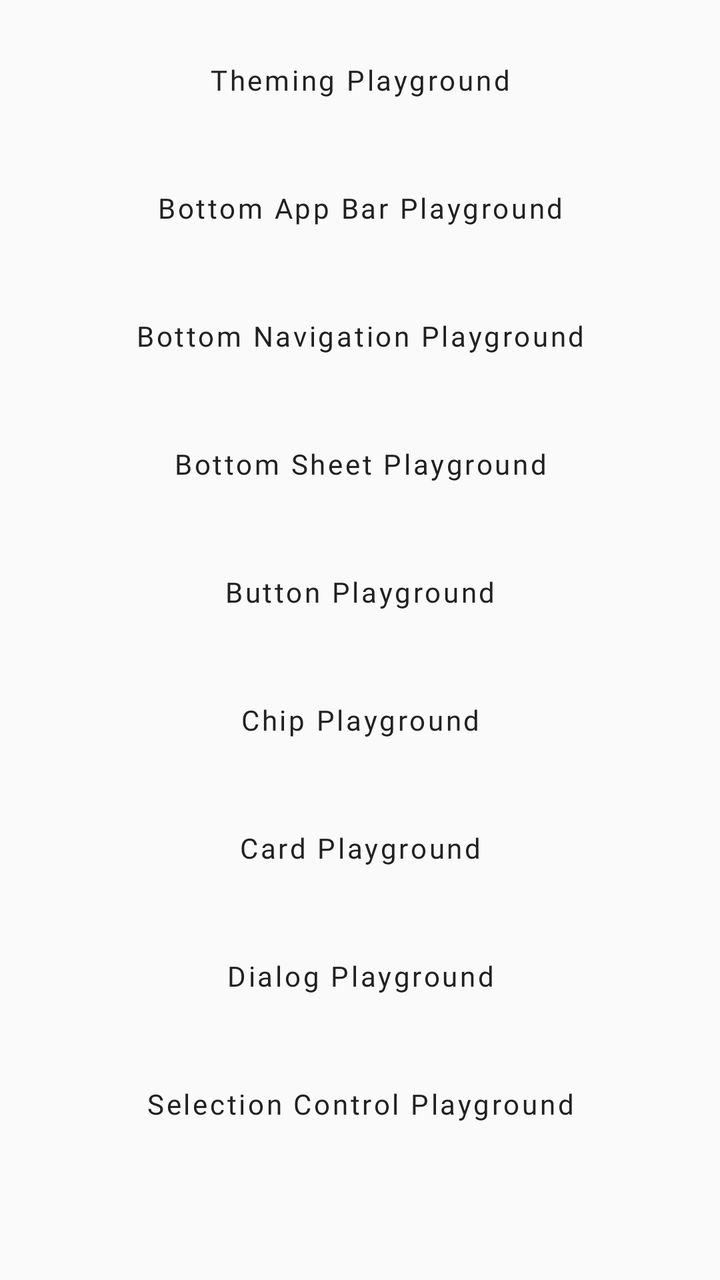
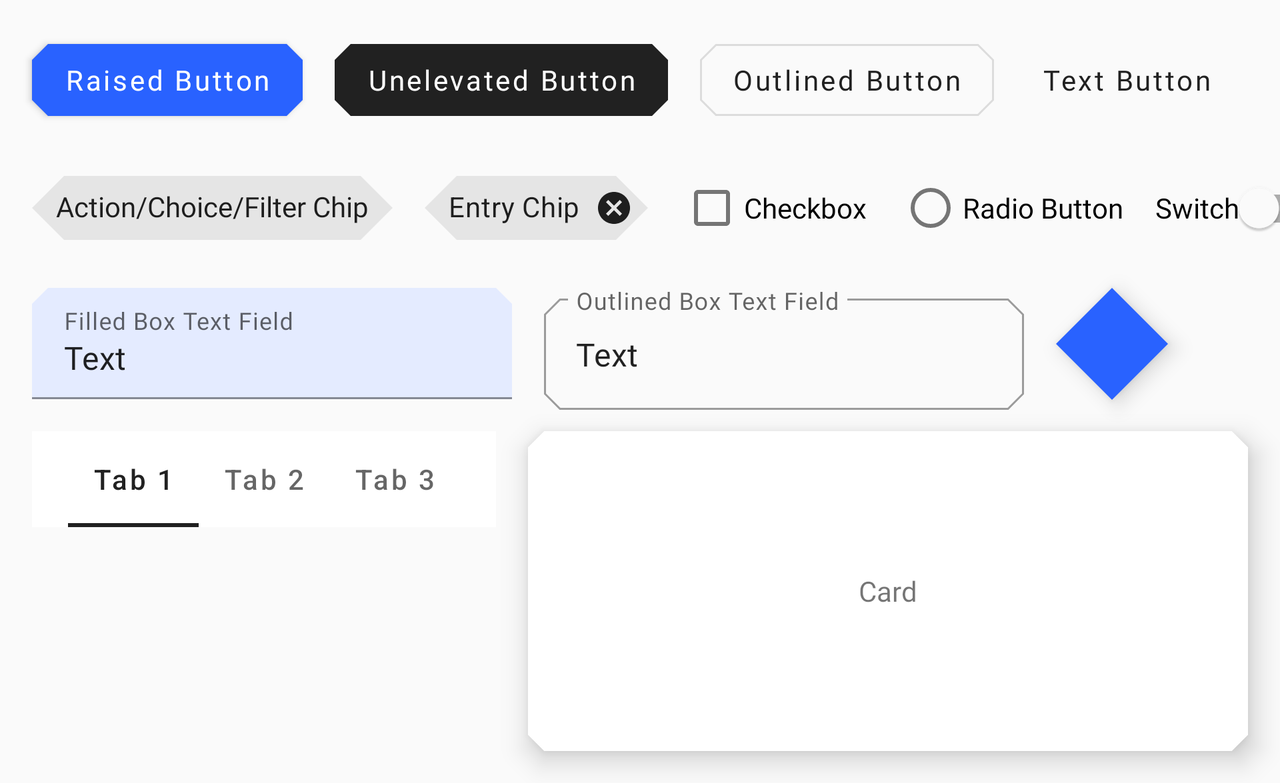

Two renders of one Android screen. The first uses the default layout on a phone; the second uses the alternative layout the repository ships for a different screen configuration, on a matching device. The two XML files are below.
<!-- AndroidManifest.xml: application theme AppTheme -->
<!-- res/layout/activity_main.xml -->
<?xml version="1.0" encoding="utf-8"?>
<ScrollView
        xmlns:android="http://schemas.android.com/apk/res/android"
        xmlns:app="http://schemas.android.com/apk/res-auto"
        android:layout_width="match_parent"
        android:layout_height="match_parent">

    <androidx.constraintlayout.widget.ConstraintLayout
            android:layout_width="match_parent"
            android:layout_height="wrap_content"
            android:padding="16dp"
            android:clipToPadding="false">

        <com.google.android.material.button.MaterialButton
                android:id="@+id/themingPlaygroundButton"
                android:layout_width="0dp"
                android:layout_height="wrap_content"
                app:layout_constraintTop_toTopOf="parent"
                app:layout_constraintStart_toStartOf="parent"
                app:layout_constraintEnd_toEndOf="parent"
                style="@style/Widget.MaterialComponents.Button.TextButton"
                android:text="Theming Playground" />

        <com.google.android.material.button.MaterialButton
                android:id="@+id/bottomAppBarPlaygroundButton"
                android:layout_width="0dp"
                android:layout_height="wrap_content"
                android:layout_marginTop="16dp"
                app:layout_constraintTop_toBottomOf="@id/themingPlaygroundButton"
                app:layout_constraintStart_toStartOf="parent"
                app:layout_constraintEnd_toEndOf="parent"
                style="@style/Widget.MaterialComponents.Button.TextButton"
                android:text="Bottom App Bar Playground" />

        <com.google.android.material.button.MaterialButton
                android:id="@+id/bottomNavigationPlaygroundButton"
                android:layout_width="0dp"
                android:layout_height="wrap_content"
                android:layout_marginTop="16dp"
                app:layout_constraintTop_toBottomOf="@id/bottomAppBarPlaygroundButton"
                app:layout_constraintStart_toStartOf="parent"
                app:layout_constraintEnd_toEndOf="parent"
                style="@style/Widget.MaterialComponents.Button.TextButton"
                android:text="Bottom Navigation Playground" />

        <com.google.android.material.button.MaterialButton
                android:id="@+id/bottomSheetPlaygroundButton"
                android:layout_width="0dp"
                android:layout_height="wrap_content"
                android:layout_marginTop="16dp"
                app:layout_constraintTop_toBottomOf="@id/bottomNavigationPlaygroundButton"
                app:layout_constraintStart_toStartOf="parent"
                app:layout_constraintEnd_toEndOf="parent"
                style="@style/Widget.MaterialComponents.Button.TextButton"
                android:text="Bottom Sheet Playground" />

        <com.google.android.material.button.MaterialButton
                android:id="@+id/buttonPlaygroundButton"
                android:layout_width="0dp"
                android:layout_height="wrap_content"
                android:layout_marginTop="16dp"
                app:layout_constraintTop_toBottomOf="@id/bottomSheetPlaygroundButton"
                app:layout_constraintStart_toStartOf="parent"
                app:layout_constraintEnd_toEndOf="parent"
                style="@style/Widget.MaterialComponents.Button.TextButton"
                android:text="Button Playground" />

        <com.google.android.material.button.MaterialButton
                android:id="@+id/chipPlaygroundButton"
                android:layout_width="0dp"
                android:layout_height="wrap_content"
                android:layout_marginTop="16dp"
                app:layout_constraintTop_toBottomOf="@id/buttonPlaygroundButton"
                app:layout_constraintStart_toStartOf="parent"
                app:layout_constraintEnd_toEndOf="parent"
                style="@style/Widget.MaterialComponents.Button.TextButton"
                android:text="Chip Playground" />

        <com.google.android.material.button.MaterialButton
                android:id="@+id/cardPlaygroundButton"
                android:layout_width="0dp"
                android:layout_height="wrap_content"
                android:layout_marginTop="16dp"
                app:layout_constraintTop_toBottomOf="@id/chipPlaygroundButton"
                app:layout_constraintStart_toStartOf="parent"
                app:layout_constraintEnd_toEndOf="parent"
                style="@style/Widget.MaterialComponents.Button.TextButton"
                android:text="Card Playground" />

        <com.google.android.material.button.MaterialButton
                android:id="@+id/dialogPlaygroundButton"
                android:layout_width="0dp"
                android:layout_height="wrap_content"
                android:layout_marginTop="16dp"
                app:layout_constraintTop_toBottomOf="@id/cardPlaygroundButton"
                app:layout_constraintStart_toStartOf="parent"
                app:layout_constraintEnd_toEndOf="parent"
                style="@style/Widget.MaterialComponents.Button.TextButton"
                android:text="Dialog Playground" />

        <com.google.android.material.button.MaterialButton
                android:id="@+id/selectionControlPlaygroundButton"
                android:layout_width="0dp"
                android:layout_height="wrap_content"
                android:layout_marginTop="16dp"
                app:layout_constraintTop_toBottomOf="@id/dialogPlaygroundButton"
                app:layout_constraintStart_toStartOf="parent"
                app:layout_constraintEnd_toEndOf="parent"
                style="@style/Widget.MaterialComponents.Button.TextButton"
                android:text="Selection Control Playground" />

    </androidx.constraintlayout.widget.ConstraintLayout>

</ScrollView>
<!-- resources referenced by this layout -->
<resources>
  <color name="color_primary">#212121</color>
  <color name="color_primary_variant">#000000</color>
  <color name="color_on_primary">#FFFFFF</color>
  <color name="color_secondary">#2962FF</color>
  <color name="color_secondary_variant">#0039CB</color>
  <color name="color_on_secondary">#FFFFFF</color>
  <color name="color_error">#F44336</color>
  <color name="color_on_error">#FFFFFF</color>
  <color name="color_surface">#FFFFFF</color>
  <color name="color_on_surface">#000000</color>
  <color name="color_background">#FAFAFA</color>
  <color name="color_on_background">#000000</color>
  <color name="color_status_bar">#000000</color>
  <style name="AppTextAppearance.Button" parent="TextAppearance.MaterialComponents.Button">
          <item name="android:textAllCaps">false</item>
      </style>
  <style name="AppShapeAppearance.SmallComponent" parent="ShapeAppearance.MaterialComponents.SmallComponent">
          <item name="cornerFamily">cut</item>
          <item name="cornerSize">8dp</item>
      </style>
  <style name="AppShapeAppearance.MediumComponent" parent="ShapeAppearance.MaterialComponents.MediumComponent">
          <item name="cornerFamily">cut</item>
          <item name="cornerSize">8dp</item>
      </style>
  <style name="AppShapeAppearance.LargeComponent" parent="ShapeAppearance.MaterialComponents.LargeComponent">
          <item name="cornerFamily">cut</item>
          <item name="cornerSize">8dp</item>
      </style>
  <style name="AppChip" parent="Widget.MaterialComponents.Chip.Action">
          <item name="android:textAppearance">@style/AppTextAppearance.Chip</item>
      </style>
  <style name="AppChip.Standalone" parent="Widget.MaterialComponents.Chip.Entry">
          <item name="android:textAppearance">@style/AppTextAppearance.Chip</item>
      </style>
  <style name="AppButton" parent="Widget.MaterialComponents.Button">
          <item name="backgroundTint">?attr/colorSecondary</item>
          <item name="android:textColor">@color/button_text_color</item>
          <item name="iconTint">@color/button_text_color</item>
          <item name="rippleColor">@color/button_ripple_color</item>
      </style>
  <style name="AppTextField" parent="Widget.MaterialComponents.TextInputLayout.FilledBox">
          <item name="boxBackgroundColor">@color/text_field_background</item>
      </style>
  <style name="AppCard" parent="Widget.MaterialComponents.CardView">
          <item name="cardElevation">8dp</item>
      </style>
  <style name="AppBottomNavigation" parent="Widget.MaterialComponents.BottomNavigationView.Colored" />
  <style name="AppTextAppearance.Chip" parent="TextAppearance.MaterialComponents.Chip">
          <item name="fontFamily">@font/roboto_mono</item>
          <item name="android:fontFamily">@font/roboto_mono</item>
      </style>
</resources>
<!-- res/layout-land/activity_main.xml (the repository's variant of the layout above) -->
<!-- drawn on the phone turned sideways -->
<?xml version="1.0" encoding="utf-8"?>
<ScrollView
        xmlns:android="http://schemas.android.com/apk/res/android"
        xmlns:tools="http://schemas.android.com/tools"
        xmlns:app="http://schemas.android.com/apk/res-auto"
        android:layout_width="match_parent"
        android:layout_height="match_parent"
        tools:context=".MainActivity">

    <androidx.constraintlayout.widget.ConstraintLayout
            android:layout_width="match_parent"
            android:layout_height="wrap_content"
            android:paddingBottom="16dp"
            android:clipToPadding="false">

        <com.google.android.material.button.MaterialButton
                android:id="@+id/raisedButton"
                android:layout_width="wrap_content"
                android:layout_height="wrap_content"
                android:layout_marginTop="16dp"
                android:layout_marginStart="16dp"
                app:layout_constraintTop_toTopOf="parent"
                app:layout_constraintStart_toStartOf="parent"
                android:text="Raised Button" />

        <com.google.android.material.button.MaterialButton
                android:id="@+id/unelevatedButton"
                android:layout_width="wrap_content"
                android:layout_height="wrap_content"
                android:layout_marginTop="16dp"
                android:layout_marginStart="16dp"
                style="@style/Widget.MaterialComponents.Button.UnelevatedButton"
                app:layout_constraintTop_toTopOf="parent"
                app:layout_constraintStart_toEndOf="@id/raisedButton"
                android:text="Unelevated Button" />

        <com.google.android.material.button.MaterialButton
                android:id="@+id/outlinedButtonButton"
                android:layout_width="wrap_content"
                android:layout_height="wrap_content"
                android:layout_marginTop="16dp"
                android:layout_marginStart="16dp"
                style="@style/Widget.MaterialComponents.Button.OutlinedButton"
                app:layout_constraintTop_toTopOf="parent"
                app:layout_constraintStart_toEndOf="@id/unelevatedButton"
                android:text="Outlined Button" />

        <com.google.android.material.button.MaterialButton
                android:id="@+id/textButton"
                android:layout_width="wrap_content"
                android:layout_height="wrap_content"
                android:layout_marginTop="16dp"
                android:layout_marginStart="16dp"
                style="@style/Widget.MaterialComponents.Button.TextButton"
                app:layout_constraintTop_toTopOf="parent"
                app:layout_constraintStart_toEndOf="@id/outlinedButtonButton"
                android:text="Text Button" />

        <com.google.android.material.chip.Chip
                android:id="@+id/chip"
                android:layout_width="wrap_content"
                android:layout_height="wrap_content"
                android:layout_marginTop="16dp"
                android:layout_marginStart="16dp"
                app:layout_constraintTop_toBottomOf="@id/raisedButton"
                app:layout_constraintStart_toStartOf="parent"
                android:text="Action/Choice/Filter Chip" />

        <com.google.android.material.chip.Chip
                android:id="@+id/entryChip"
                android:layout_width="wrap_content"
                android:layout_height="wrap_content"
                android:layout_marginTop="16dp"
                android:layout_marginStart="16dp"
                style="@style/Widget.MaterialComponents.Chip.Entry"
                app:layout_constraintTop_toBottomOf="@id/raisedButton"
                app:layout_constraintStart_toEndOf="@id/chip"
                android:text="Entry Chip" />

        <com.google.android.material.checkbox.MaterialCheckBox
                android:id="@+id/checkBox"
                android:layout_width="wrap_content"
                android:layout_height="wrap_content"
                android:layout_marginTop="16dp"
                android:layout_marginStart="16dp"
                app:layout_constraintTop_toBottomOf="@id/raisedButton"
                app:layout_constraintStart_toEndOf="@id/entryChip"
                android:text="Checkbox" />

        <com.google.android.material.radiobutton.MaterialRadioButton
                android:id="@+id/radioButton"
                android:layout_width="wrap_content"
                android:layout_height="wrap_content"
                android:layout_marginTop="16dp"
                android:layout_marginStart="16dp"
                app:layout_constraintTop_toBottomOf="@id/raisedButton"
                app:layout_constraintStart_toEndOf="@id/checkBox"
                android:text="Radio Button" />

        <com.google.android.material.switchmaterial.SwitchMaterial
                android:id="@+id/switchMaterial"
                android:layout_width="wrap_content"
                android:layout_height="wrap_content"
                android:layout_marginTop="16dp"
                android:layout_marginStart="16dp"
                app:layout_constraintTop_toBottomOf="@id/raisedButton"
                app:layout_constraintStart_toEndOf="@id/radioButton"
                android:text="Switch" />

        <com.google.android.material.textfield.TextInputLayout
                android:id="@+id/filledBoxTextField"
                android:layout_width="240dp"
                android:layout_height="wrap_content"
                android:layout_marginTop="16dp"
                android:layout_marginStart="16dp"
                app:layout_constraintTop_toBottomOf="@id/chip"
                app:layout_constraintStart_toStartOf="parent"
                android:hint="Filled Box Text Field">

            <com.google.android.material.textfield.TextInputEditText
                    android:layout_width="match_parent"
                    android:layout_height="match_parent"
                    android:text="Text" />

        </com.google.android.material.textfield.TextInputLayout>

        <com.google.android.material.textfield.TextInputLayout
                android:id="@+id/outlinedBoxTextField"
                android:layout_width="240dp"
                android:layout_height="wrap_content"
                android:layout_marginTop="16dp"
                android:layout_marginStart="16dp"
                style="@style/Widget.MaterialComponents.TextInputLayout.OutlinedBox"
                app:layout_constraintTop_toBottomOf="@id/chip"
                app:layout_constraintStart_toEndOf="@id/filledBoxTextField"
                android:hint="Outlined Box Text Field">

            <com.google.android.material.textfield.TextInputEditText
                    android:layout_width="match_parent"
                    android:layout_height="match_parent"
                    android:text="Text" />

        </com.google.android.material.textfield.TextInputLayout>

        <com.google.android.material.floatingactionbutton.FloatingActionButton
                android:id="@+id/floatingActionButton"
                android:layout_width="wrap_content"
                android:layout_height="wrap_content"
                android:layout_marginTop="16dp"
                android:layout_marginStart="16dp"
                app:srcCompat="@drawable/ic_android_black_24dp"
                app:layout_constraintTop_toBottomOf="@id/chip"
                app:layout_constraintStart_toEndOf="@id/outlinedBoxTextField" />

        <com.google.android.material.tabs.TabLayout
                android:id="@+id/tabs"
                android:layout_width="0dp"
                android:layout_height="wrap_content"
                android:layout_marginTop="16dp"
                android:layout_marginStart="16dp"
                android:layout_marginEnd="16dp"
                app:layout_constraintTop_toBottomOf="@id/filledBoxTextField"
                app:layout_constraintStart_toStartOf="parent"
                app:layout_constraintEnd_toStartOf="@id/card">

            <com.google.android.material.tabs.TabItem
                    android:id="@+id/tab1"
                    android:layout_width="wrap_content"
                    android:layout_height="wrap_content"
                    android:text="Tab 1" />

            <com.google.android.material.tabs.TabItem
                    android:id="@+id/tab2"
                    android:layout_width="wrap_content"
                    android:layout_height="wrap_content"
                    android:text="Tab 2" />

            <com.google.android.material.tabs.TabItem
                    android:id="@+id/tab3"
                    android:layout_width="wrap_content"
                    android:layout_height="wrap_content"
                    android:text="Tab 3" />

        </com.google.android.material.tabs.TabLayout>

        <com.google.android.material.bottomnavigation.BottomNavigationView
                android:id="@+id/bottomNavigation"
                android:layout_width="0dp"
                android:layout_height="wrap_content"
                android:layout_marginTop="16dp"
                android:layout_marginStart="16dp"
                android:layout_marginEnd="16dp"
                app:menu="@menu/menu_bottom_navigation"
                app:layout_constraintTop_toBottomOf="@id/tabs"
                app:layout_constraintStart_toStartOf="parent"
                app:layout_constraintEnd_toStartOf="@id/card" />

        <com.google.android.material.card.MaterialCardView
                android:id="@+id/card"
                android:layout_width="360dp"
                android:layout_height="160dp"
                android:layout_marginTop="16dp"
                android:layout_marginEnd="16dp"
                app:layout_constraintTop_toBottomOf="@id/filledBoxTextField"
                app:layout_constraintEnd_toEndOf="parent">

            <TextView
                    android:layout_width="wrap_content"
                    android:layout_height="wrap_content"
                    android:layout_gravity="center"
                    android:text="Card"/>

        </com.google.android.material.card.MaterialCardView>

    </androidx.constraintlayout.widget.ConstraintLayout>

</ScrollView>
